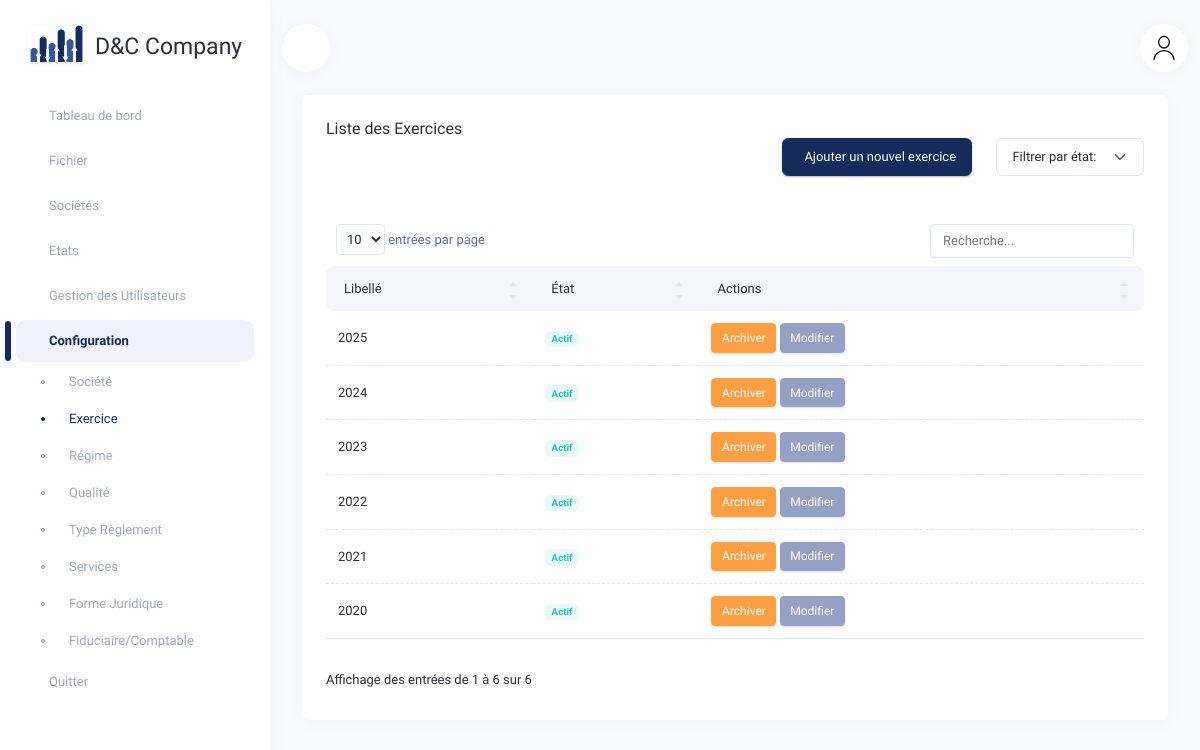
The page /exercices/ (signed in) on the database as committed earlier.
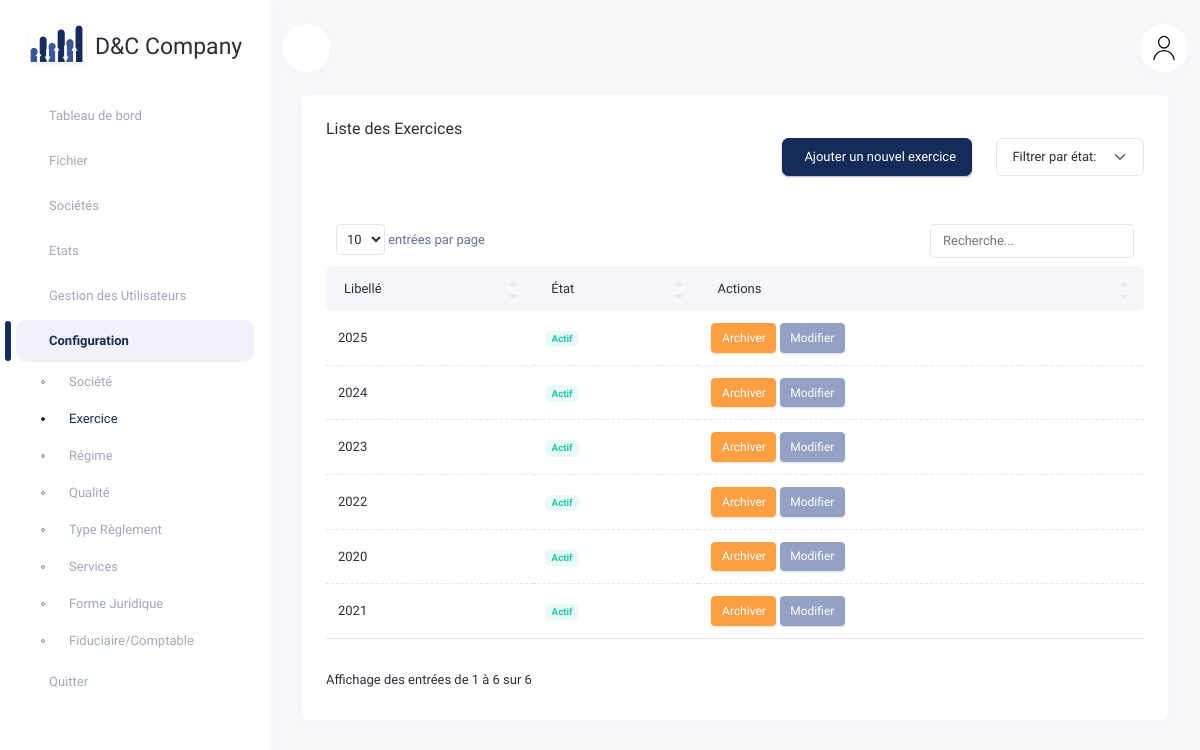
The same page on the database as committed later.
### agendacomptable/models.py (models this page shows, shortened)
class Exercice(models.Model):
    libelle = models.CharField(max_length=4, null=True, verbose_name="Libellé")
    default = models.CharField(max_length=1, null=True, verbose_name="Défaut")
    user_create = models.ForeignKey(User, on_delete=models.SET_NULL, null=True, related_name="exercice_createur", verbose_name="Créé par")
    user_edit = models.ForeignKey(User, on_delete=models.SET_NULL, null=True, related_name="exercice_editeur", verbose_name="Modifié par")
    date_create = models.DateTimeField(auto_now_add=True, verbose_name="Date de création")
    date_edit = models.DateTimeField(auto_now=True, verbose_name="Date de modification")
    is_archived = models.BooleanField(default=False, verbose_name="Archivé")
    class Meta:
        verbose_name = "Exercice"
        verbose_name_plural = "Exercices"

### agendacomptable/views.py (the view)
# urls.py: path('exercices/', views.exercice_list, name='exercice_list'),
@login_required
def exercice_list(request):
    filter_status = request.GET.get('filter', 'all')  # Obtient le filtre actuel (tous, actifs ou archivés)
    search_query = request.GET.get('search', '')  # Obtient la requête de recherche
    if filter_status == 'archived':
        exercices = Exercice.objects.filter(is_archived=True)
    elif filter_status == 'active':
        exercices = Exercice.objects.filter(is_archived=False)
    else:
        exercices = Exercice.objects.all()
    if search_query:
        exercices = exercices.filter(
            Q(libelle__icontains=search_query)
        )
    exercices = exercices.order_by('-date_create')
    return render(request, 'accounting/exercice_list.html', {
        'exercices': exercices,
        'filter_status': filter_status,
        'search_query': search_query,
    })

### agendacomptable/templates/accounting/exercice_list.html (shortened to what this page needs)
{% extends 'accounting/base.html' %}
{% load static %}
{% block content %}
<div class="container-xxl">
    <div class="row">
        <div class="col-12">
            <div class="card">
                <div class="card-header">
                    <div class="row align-items-center">
                        <div class="col">
                            <h4 class="card-title">Liste des Exercices</h4>
                        </div>
                        <div class="d-flex align-items-center justify-content-end mb-3">
                            <button type="button" class="btn btn-primary me-3" data-bs-toggle="modal" data-bs-target="#addModal">
                                 Ajouter un nouvel exercice
                            </button>
                            <div class="text-end">
                                <select id="filter_status" onchange="if (this.value) location = this.value;" class="form-select" style="width: auto;">
                                    <option value="?filter=all" {% if filter_status == 'all' %}selected{% endif %} disabled>Filtrer par état:</option>
                                </select>
                            </div>
                        </div>
                    </div>
                </div>
                <div class="card-body pt-0">
                    <div class="table-responsive">
                        <table class="table mb-0" id="datatable_1">
                            <thead class="table-light">
                                <tr>
                                    <th>Libellé</th>
                                    <th>État</th>
                                    <th>Actions</th>
                                </tr>
                            </thead>
                            <tbody>
                                {% for exercice in exercices %}
                                    <tr {% if exercice.is_archived %}class="table-secondary"{% endif %}>
                                        <td>{{ exercice.libelle }}</td>
                                        <td>
                                            {% if not exercice.is_archived %}
                                                <span class="badge rounded text-success bg-success-subtle">Actif</span>
                                            {% else %}
                                                <span class="badge rounded text-white bg-warning">Inactif</span>
                                            {% endif %}
                                        </td>
                                        <td>
                                            <button class="btn {% if exercice.is_archived %}btn-success{% else %}btn-warning{% endif %} btn-sm" data-bs-toggle="modal" data-bs-target="#archiveModal{{ exercice.pk }}">
                                                {% if exercice.is_archived %}
                                                    <i class="las la-check"></i> Réactiver
                                                {% else %}
                                                     Archiver
                                                {% endif %}
                                            </button>
                                            <button class="btn btn-secondary btn-sm" data-bs-toggle="modal" data-bs-target="#editModal{{ exercice.pk }}">
                                                 Modifier
                                            </button>
                                        </td>
                                    </tr>
                                {% endfor %}
                            </tbody>
                        </table>
                    </div>
                </div>
            </div>
        </div>
    </div>
</div>
{% endblock content %}

Rows that differ between the two databases and show on the page:
changed Exercice (number 5 of 6 on the later page): moves up the list
